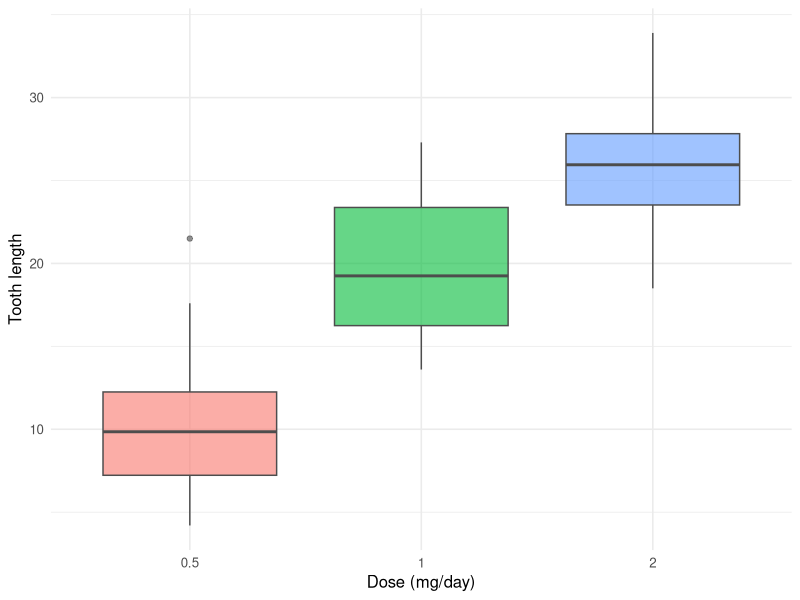
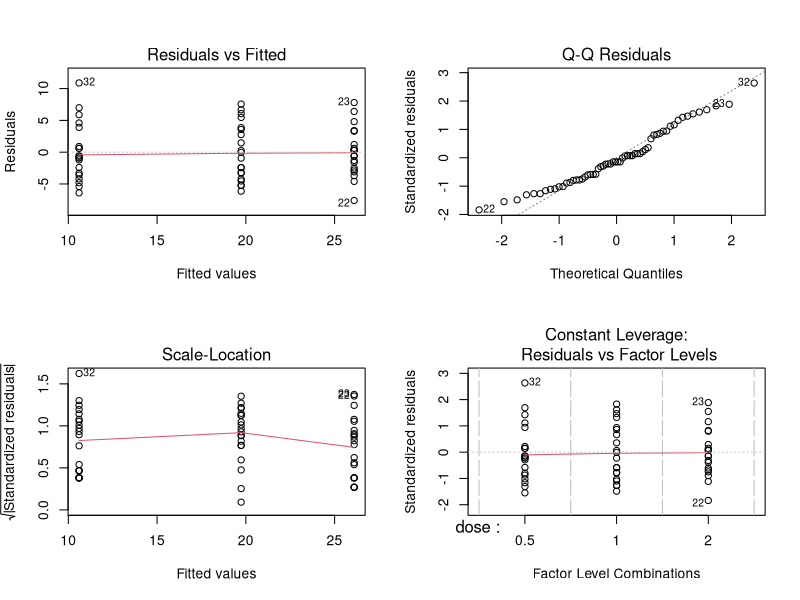

These figures' R source, in order:
# ============================================================
# Biostatistics Courses
# Course 2 — Week 2, Session 1: One-way ANOVA with contrasts
# ============================================================

# --- 0. Setup --------------------------------------------------
library(tidyverse)
library(broom)
library(emmeans)
set.seed(42)
theme_set(theme_minimal(base_size = 12))

# --- 1. Hypothesis / Goal --------------------------------------
# Does dose of vitamin C change tooth length (ToothGrowth)?

# --- 2. Data ---------------------------------------------------
tg <- ToothGrowth |> mutate(dose = factor(dose))

# --- 3. Visualise ----------------------------------------------
p <- ggplot(tg, aes(dose, len, fill = dose)) +
  geom_boxplot(alpha = 0.6, colour = "grey30") +
  labs(x = "Dose (mg/day)", y = "Tooth length") +
  theme(legend.position = "none")
print(p)

# --- 4. Assumptions --------------------------------------------
fit <- aov(len ~ dose, data = tg)
par(mfrow = c(2, 2)); plot(fit); par(mfrow = c(1, 1))
print(bartlett.test(len ~ dose, data = tg))

# --- 5. Conduct / Fit ------------------------------------------
print(summary(fit))
emm <- emmeans(fit, ~ dose)
print(emm)
print(pairs(emm, adjust = "tukey"))

# --- 6. Report -------------------------------------------------
cat(sprintf("Omnibus F: %.2f; p: %.3g\n",
            summary(fit)[[1]]$"F value"[1],
            summary(fit)[[1]]$"Pr(>F)"[1]))
